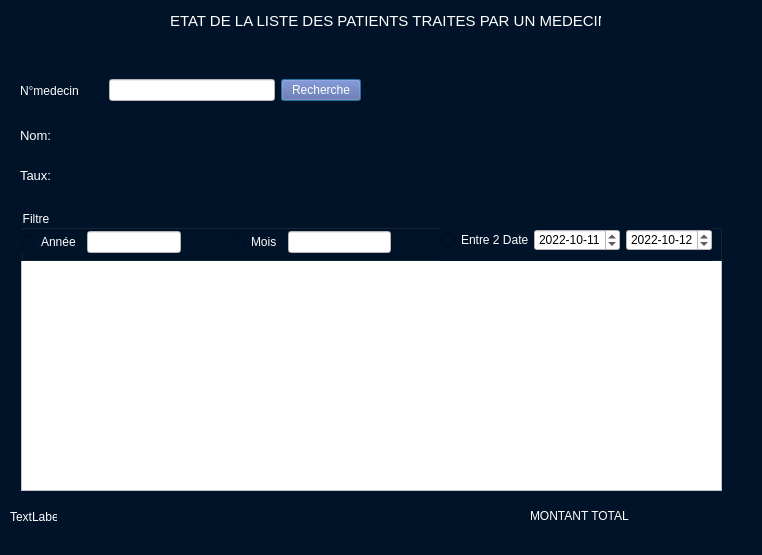
<?xml version="1.0" encoding="UTF-8"?>
<ui version="4.0">
 <class>listepatienttraiter</class>
 <widget class="QDialog" name="listepatienttraiter">
  <property name="geometry">
   <rect>
    <x>0</x>
    <y>0</y>
    <width>762</width>
    <height>555</height>
   </rect>
  </property>
  <property name="windowTitle">
   <string>Dialog</string>
  </property>
  <property name="styleSheet">
   <string notr="true">
background:#001328;
</string>
  </property>
  <widget class="QWidget" name="horizontalLayoutWidget_2">
   <property name="geometry">
    <rect>
     <x>530</x>
     <y>490</y>
     <width>191</width>
     <height>51</height>
    </rect>
   </property>
   <layout class="QHBoxLayout" name="horizontalLayout_2">
    <item>
     <widget class="QLabel" name="label_4">
      <property name="styleSheet">
       <string notr="true">COLOR:white;</string>
      </property>
      <property name="text">
       <string>MONTANT TOTAL</string>
      </property>
     </widget>
    </item>
    <item>
     <widget class="QLabel" name="label_5">
      <property name="styleSheet">
       <string notr="true">COLOR:white;</string>
      </property>
      <property name="text">
       <string/>
      </property>
     </widget>
    </item>
   </layout>
  </widget>
  <widget class="QTableView" name="tableViewed">
   <property name="geometry">
    <rect>
     <x>21</x>
     <y>260</y>
     <width>701</width>
     <height>231</height>
    </rect>
   </property>
   <property name="styleSheet">
    <string notr="true">color:black;
background:white;</string>
   </property>
  </widget>
  <widget class="QWidget" name="horizontalLayoutWidget_3">
   <property name="geometry">
    <rect>
     <x>20</x>
     <y>120</y>
     <width>341</width>
     <height>31</height>
    </rect>
   </property>
   <layout class="QHBoxLayout" name="horizontalLayout_3">
    <item>
     <widget class="QLabel" name="lblNommed">
      <property name="font">
       <font>
        <pointsize>10</pointsize>
       </font>
      </property>
      <property name="styleSheet">
       <string notr="true">COLOR:white;</string>
      </property>
      <property name="text">
       <string>Nom:</string>
      </property>
     </widget>
    </item>
    <item>
     <widget class="QLabel" name="txtNommed">
      <property name="styleSheet">
       <string notr="true">COLOR:white;</string>
      </property>
      <property name="text">
       <string/>
      </property>
     </widget>
    </item>
   </layout>
  </widget>
  <widget class="QWidget" name="horizontalLayoutWidget_4">
   <property name="geometry">
    <rect>
     <x>20</x>
     <y>160</y>
     <width>341</width>
     <height>31</height>
    </rect>
   </property>
   <layout class="QHBoxLayout" name="horizontalLayout_4">
    <item>
     <widget class="QLabel" name="lblTaux">
      <property name="font">
       <font>
        <pointsize>10</pointsize>
       </font>
      </property>
      <property name="styleSheet">
       <string notr="true">COLOR:white;</string>
      </property>
      <property name="text">
       <string>Taux:                   </string>
      </property>
     </widget>
    </item>
    <item>
     <widget class="QLabel" name="txtTaux">
      <property name="styleSheet">
       <string notr="true">COLOR:white;</string>
      </property>
      <property name="text">
       <string/>
      </property>
     </widget>
    </item>
   </layout>
  </widget>
  <widget class="QGroupBox" name="groupBox">
   <property name="geometry">
    <rect>
     <x>21</x>
     <y>210</y>
     <width>701</width>
     <height>51</height>
    </rect>
   </property>
   <property name="styleSheet">
    <string notr="true">COLOR:white;</string>
   </property>
   <property name="title">
    <string>Filtre</string>
   </property>
   <widget class="QWidget" name="horizontalLayoutWidget_5">
    <property name="geometry">
     <rect>
      <x>420</x>
      <y>10</y>
      <width>271</width>
      <height>41</height>
     </rect>
    </property>
    <layout class="QHBoxLayout" name="horizontalLayout_5">
     <item>
      <widget class="QRadioButton" name="rdodate">
       <property name="text">
        <string>Entre 2 Date</string>
       </property>
      </widget>
     </item>
     <item>
      <widget class="QDateEdit" name="dateEdit">
       <property name="styleSheet">
        <string notr="true">background:white;
color:black;</string>
       </property>
       <property name="displayFormat">
        <string>yyyy-MM-dd</string>
       </property>
       <property name="date">
        <date>
         <year>2022</year>
         <month>10</month>
         <day>11</day>
        </date>
       </property>
      </widget>
     </item>
     <item>
      <widget class="QDateEdit" name="dateEdit_2">
       <property name="styleSheet">
        <string notr="true">background:white;
color:black;</string>
       </property>
       <property name="displayFormat">
        <string>yyyy-MM-dd</string>
       </property>
       <property name="date">
        <date>
         <year>2022</year>
         <month>10</month>
         <day>12</day>
        </date>
       </property>
      </widget>
     </item>
    </layout>
   </widget>
   <widget class="QWidget" name="horizontalLayoutWidget_6">
    <property name="geometry">
     <rect>
      <x>210</x>
      <y>20</y>
      <width>160</width>
      <height>24</height>
     </rect>
    </property>
    <layout class="QHBoxLayout" name="horizontalLayout_6">
     <item>
      <widget class="QRadioButton" name="rdomois">
       <property name="text">
        <string>Mois</string>
       </property>
      </widget>
     </item>
     <item>
      <widget class="QLineEdit" name="txtValue_3">
       <property name="styleSheet">
        <string notr="true">background:white;
color:black;</string>
       </property>
      </widget>
     </item>
    </layout>
   </widget>
   <widget class="QWidget" name="horizontalLayoutWidget_7">
    <property name="geometry">
     <rect>
      <x>0</x>
      <y>20</y>
      <width>160</width>
      <height>24</height>
     </rect>
    </property>
    <layout class="QHBoxLayout" name="horizontalLayout_7">
     <item>
      <widget class="QRadioButton" name="rdoannee">
       <property name="text">
        <string>Année</string>
       </property>
      </widget>
     </item>
     <item>
      <widget class="QLineEdit" name="txtValue_2">
       <property name="styleSheet">
        <string notr="true">background:white;
color:black;</string>
       </property>
      </widget>
     </item>
    </layout>
   </widget>
  </widget>
  <widget class="QWidget" name="horizontalLayoutWidget">
   <property name="geometry">
    <rect>
     <x>20</x>
     <y>70</y>
     <width>341</width>
     <height>41</height>
    </rect>
   </property>
   <layout class="QHBoxLayout" name="horizontalLayout">
    <item>
     <widget class="QLabel" name="label_2">
      <property name="styleSheet">
       <string notr="true">COLOR:white;</string>
      </property>
      <property name="text">
       <string>N°medecin       </string>
      </property>
     </widget>
    </item>
    <item>
     <widget class="QLineEdit" name="txtValue">
      <property name="styleSheet">
       <string notr="true">background:white;
color:black;</string>
      </property>
     </widget>
    </item>
    <item>
     <widget class="QPushButton" name="pushButton">
      <property name="styleSheet">
       <string notr="true">background-color: #5864A4;
color:white;</string>
      </property>
      <property name="text">
       <string>Recherche</string>
      </property>
     </widget>
    </item>
   </layout>
  </widget>
  <widget class="QLabel" name="label_liste">
   <property name="geometry">
    <rect>
     <x>10</x>
     <y>510</y>
     <width>47</width>
     <height>13</height>
    </rect>
   </property>
   <property name="styleSheet">
    <string notr="true">COLOR:white;</string>
   </property>
   <property name="text">
    <string>TextLabel</string>
   </property>
  </widget>
  <widget class="QLabel" name="label_6">
   <property name="geometry">
    <rect>
     <x>170</x>
     <y>10</y>
     <width>431</width>
     <height>21</height>
    </rect>
   </property>
   <property name="styleSheet">
    <string notr="true">color:white;
font-size:15px;</string>
   </property>
   <property name="text">
    <string>ETAT DE LA LISTE DES PATIENTS TRAITES PAR UN MEDECIN</string>
   </property>
  </widget>
 </widget>
 <resources/>
 <connections/>
</ui>
